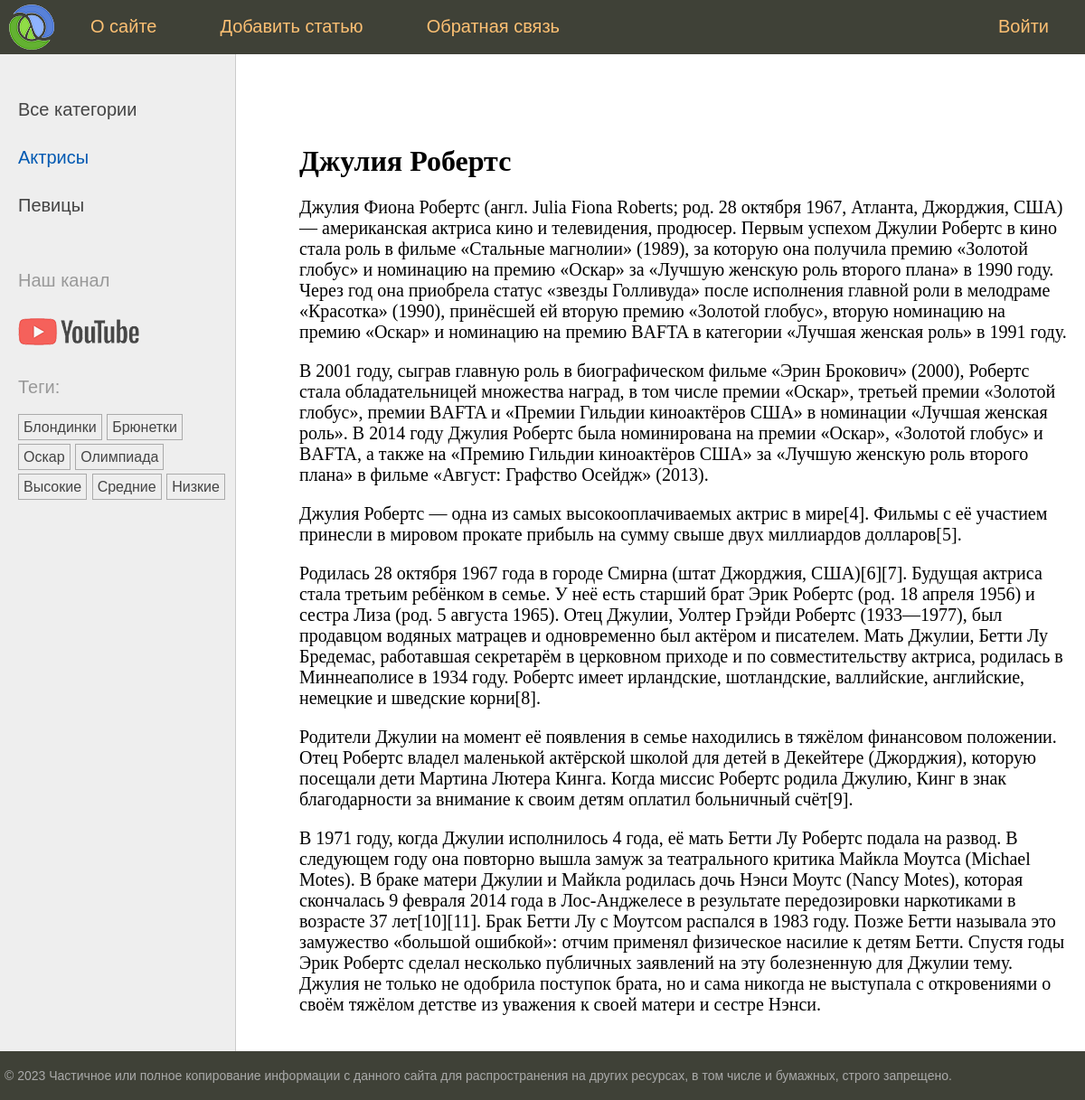
Page /post/dzhuliya-roberts/ on the committed database.
### women/models.py (models this page shows, shortened)
class Category(models.Model):
    name = models.CharField(max_length=100, db_index=True)
    slug = models.SlugField(max_length=255, unique=True)
    def get_absolute_url(self):
        return reverse("category", kwargs={"cat_slug": self.slug})

class TagPost(models.Model):
    tag = models.CharField(max_length=100, db_index=True)
    slug = models.SlugField(Women, unique=True, db_index=True)
    def get_absolute_url(self):
        return reverse("tag", kwargs={"tag_slug": self.slug})

class Women(models.Model):
    class Status(models.IntegerChoices):
        DRAFT = 0, "Draft"
        PUBLISHED = 1, "Published"
    title = models.CharField(max_length=255)
    content = models.TextField(blank=True)
    slug = models.SlugField(max_length=255, db_index=True, unique=True)
    time_create = models.DateTimeField(
        auto_now_add=True
    )  # მხოლოდ  პირველი აძლევს  და  მერე  არ ანახლებს
    time_update = models.DateTimeField(auto_now=True)  # ყოველთვის   ანახლებს
    is_published = models.BooleanField(choices=Status.choices, default=Status.PUBLISHED)
    cat = models.ForeignKey("Category", on_delete=models.PROTECT, related_name="posts")
    tags = models.ManyToManyField("TagPost", blank=True, related_name="tags")
    husband = models.OneToOneField("Husband", on_delete=models.SET_NULL, null=True, blank=True, related_name="wum")
    objects = models.Manager()
    published = PublishedManager()
    class Meta:
        ordering = ["-time_create"]
        indexes = [
            models.Index(fields=["-time_create"]),
        ]

### women/views.py (the view)
# urls.py: path('post/<slug:post_slug>/', views.show_post, name='post'),
def show_post(request, post_slug):
    post = get_object_or_404(Women, slug=post_slug)
    data = {
        "title": post.title,
        "menu": menu,
        "post": post,
        "cat_selected": 1
    }
    return render(request, "women/post.html", context=data)

### women/templatetags/women_tags.py (called while the page is built)
@register.inclusion_tag("women/list_categories.html")
def show_categories(cat_selected=0):
    cats = Category.objects.all()
    return {"cats": cats, "cat_selected": cat_selected}

@register.inclusion_tag('women/list_tags.html')
def show_all_tegs():
    return {"tags": TagPost.objects.all()}

### women/templates/women/post.html (shortened to what this page needs)
{% extends 'base.html' %}
{% block content %}
<h1>{{post.title}}</h1>
{{ post.content|linebreaks }}
{% endblock %}

### women/templates/women/list_categories.html
{% for cat in cats %}
{% if cat.id == cat_selected %}
<li class="selected">{{cat.name}}</li>
{% else %}
<li><a href="{{ cat.get_absolute_url }}">{{cat.name}}</a></li>
{% endif %}
{% endfor %}

### women/templates/women/list_tags.html
{% if tags %}
    <p>Теги:</p>
    <ul class="tags-list">
        {% for t in tags %}
            <li><a href="{{ t.get_absolute_url }}">{{ t.tag }}</a></li>
        {% endfor %}
    </ul>
{% endif %}

### women/static/women/css/styles.css (style rules this page uses)
html, body { font-family: 'Arial'; margin: 0; padding: 0; height: 100%; width: 100%; color: #030303; }
a { color: #0fb200; text-decoration: none; }
.left-chapters ul { width: 230px; margin: 0; padding: 20px 10px 10px 20px; list-style: none; font-size: 20px; }
.left-chapters ul li { margin: 30px 0 0 0; color: #999; }
.left-chapters ul li.selected { color: #0059b2; }
.left-chapters ul li a { color: #444; text-decoration: none; }
ul.tags-list { width: 100%; margin: 0; padding: 0; list-style: none; }
ul.tags-list li { margin: 0; padding: 0 0 10px; display: inline-block; }
ul.tags-list li a { padding: 5px; font-size: 16px; border: 1px solid #aaa; }
.content-text h1 { font-size: 32px; }

### rows in the picture
Category: name "Актрисы"
Category: name "Певицы"
TagPost: tag "Блондинки"
TagPost: tag "Брюнетки"
TagPost: tag "Оскар"
TagPost: tag "Олимпиада"
TagPost: tag "Высокие"
TagPost: tag "Средние"
TagPost: tag "Низкие"
Women: title "Джулия Робертс", content "Джулия Фиона Робертс (англ. Julia Fiona Roberts; род. 28 октября 1967, Атланта, Джорджия, США) — американская актриса кино и телевидения, продюсер. Первым успехом Джулии Робертс в кино стала роль в фильме «Стальные магнолии» (1989), за которую она получила премию «Золотой глобус» и номинацию на премию «Оскар» за «Лучшую женскую роль второго плана» в 1990 году. Через год она приобрела статус «звезды Голливуда» после исполнения главной роли в мелодраме «Красотка» (1990), принёсшей ей вторую премию «Золотой глобус», вторую номинацию на премию «Оскар» и номинацию на премию BAFTA в категории «Лучшая женская роль» в 1991 году. В 2001 году, сыграв главную роль в биографическом фильме «Эрин…"

### other values in the picture
{{ m.title }} "О сайте" "Добавить статью" "Обратная связь" "Войти"
